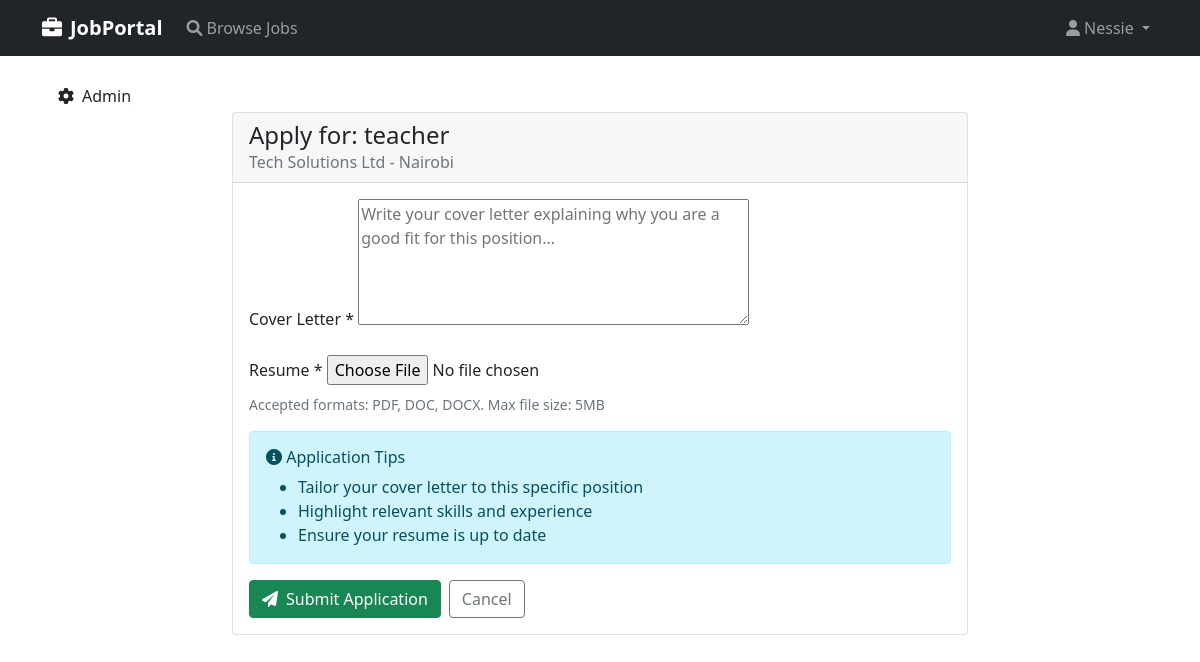
Page /jobs/1/apply/ (signed in) on the committed database.
### users/models.py (models this page shows, shortened)
class CustomUser(AbstractUser):
    USER_TYPES = [
        ('job_seeker', 'Job Seeker'),
        ('employer', 'Employer'),
        ('admin', 'Administrator'),
    ]
    user_type = models.CharField(max_length=20, choices=USER_TYPES, default='job_seeker')
    phone_number = models.CharField(max_length=15, blank=True)
    profile_picture = models.ImageField(upload_to='profile_pics/', blank=True, null=True)

### jobs/models.py (models this page shows, shortened)
class Job(models.Model):
    JOB_TYPES = [
        ('full_time', 'Full Time'),
        ('part_time', 'Part Time'),
        ('contract', 'Contract'),
        ('internship', 'Internship'),
        ('remote', 'Remote'),
    ]
    EXPERIENCE_LEVELS = [
        ('entry', 'Entry Level'),
        ('mid', 'Mid Level'),
        ('senior', 'Senior Level'),
    ]
    title = models.CharField(max_length=200)
    company = models.ForeignKey(Company, on_delete=models.CASCADE)
    employer = models.ForeignKey(settings.AUTH_USER_MODEL, on_delete=models.CASCADE, related_name='jobs')
    description = models.TextField()
    requirements = models.TextField()
    location = models.CharField(max_length=100)
    job_type = models.CharField(max_length=20, choices=JOB_TYPES)
    experience_level = models.CharField(max_length=20, choices=EXPERIENCE_LEVELS, default='entry')
    salary = models.DecimalField(
        max_digits=10,
        decimal_places=2,
        blank=True,
        null=True,
        validators=[MinValueValidator(0)]
    )
    application_deadline = models.DateTimeField()
    is_active = models.BooleanField(default=True)
    created_at = models.DateTimeField(auto_now_add=True)
    updated_at = models.DateTimeField(auto_now=True)
    def is_expired(self):
        return timezone.now() > self.application_deadline
    class Meta:
        ordering = ['-created_at']

class Company(models.Model):
    name = models.CharField(max_length=200)
    description = models.TextField()
    website = models.URLField(blank=True)
    logo = models.ImageField(upload_to='company_logos/', blank=True, null=True)
    created_at = models.DateTimeField(auto_now_add=True)

### jobs/views.py (the view)
# urls.py: path('<int:job_id>/apply/', views.apply_job, name='apply_job'),
@login_required
def apply_job(request, job_id):
    job = get_object_or_404(Job, id=job_id, is_active=True)
    if request.user.user_type != 'job_seeker':
        messages.error(request, 'Only job seekers can apply for jobs.')
        return redirect('job_detail', job_id=job_id)
    if Application.objects.filter(job=job, applicant=request.user).exists():
        messages.warning(request, 'You have already applied for this job.')
        return redirect('job_detail', job_id=job_id)
    if job.is_expired():
        messages.error(request, 'The application deadline for this job has passed.')
        return redirect('job_detail', job_id=job_id)
    if request.method == 'POST':
        form = ApplicationForm(request.POST, request.FILES)
        if form.is_valid():
            application = form.save(commit=False)
            application.job = job
            application.applicant = request.user
            application.save()
            messages.success(request, 'Your application has been submitted successfully!')
            return redirect('job_detail', job_id=job_id)
    else:
        form = ApplicationForm()
    context = {
        'form': form,
        'job': job,
    }
    return render(request, 'jobs/apply_job.html', context)

### jobs/forms.py
class ApplicationForm(forms.ModelForm):
    class Meta:
        model = Application
        fields = ['cover_letter', 'resume']
        widgets = {
            'cover_letter': forms.Textarea(attrs={
                'rows': 5,
                'placeholder': 'Write your cover letter explaining why you are a good fit for this position...'
            }),
        }

### jobs/templates/jobs/apply_job.html (shortened to what this page needs)
{% extends 'jobs/base.html' %}
{% block content %}
<div class="row justify-content-center">
    <div class="col-md-8">
        <div class="card">
            <div class="card-header">
                <h4 class="mb-0">Apply for: {{ job.title }}</h4>
                <p class="text-muted mb-0">{{ job.company.name }} - {{ job.location }}</p>
            </div>
            <div class="card-body">
                <form method="POST" enctype="multipart/form-data">
                    <div class="mb-3">
                        <label class="form-label">Cover Letter *</label>
                        {{ form.cover_letter }}
                    </div>
                    <div class="mb-3">
                        <label class="form-label">Resume *</label>
                        {{ form.resume }}
                        <div class="form-text">Accepted formats: PDF, DOC, DOCX. Max file size: 5MB</div>
                    </div>
                    <div class="alert alert-info">
                        <h6><i class="fas fa-info-circle"></i> Application Tips</h6>
                        <ul class="mb-0">
                            <li>Tailor your cover letter to this specific position</li>
                            <li>Highlight relevant skills and experience</li>
                            <li>Ensure your resume is up to date</li>
                        </ul>
                    </div>
                    <div class="d-flex gap-2">
                        <button type="submit" class="btn btn-success">
                            <i class="fas fa-paper-plane me-2"></i>Submit Application
                        </button>
                        <a href="{% url 'job_detail' job.id %}" class="btn btn-outline-secondary">Cancel</a>
                    </div>
                </form>
            </div>
        </div>
    </div>
</div>
{% endblock %}

### jobs/templates/jobs/base.html (shortened to what this page needs)
<!DOCTYPE html>
<html lang="en">
<head>
    <link href="https://cdn.jsdelivr.net/npm/bootstrap@5.1.3/dist/css/bootstrap.min.css" rel="stylesheet">
    <link rel="stylesheet" href="https://cdnjs.cloudflare.com/ajax/libs/font-awesome/6.0.0/css/all.min.css">
</head>
<body>
   <nav class="navbar navbar-expand-lg navbar-dark bg-dark">
    <div class="container">
        <a class="navbar-brand" href="{% url 'home' %}">
            <i class="fas fa-briefcase me-2"></i>JobPortal
        </a>
        <div class="collapse navbar-collapse" id="navbarNav">
            <ul class="navbar-nav me-auto">
                <li class="nav-item">
                    <a class="nav-link" href="{% url 'job_list' %}">
                        <i class="fas fa-search me-1"></i>Browse Jobs
                    </a>
                </li>
            </ul>
            <ul class="navbar-nav ms-auto">
                {% if user.is_authenticated %}
                <li class="nav-item dropdown">
                    <a class="nav-link dropdown-toggle" href="#" id="navbarDropdown" role="button" data-bs-toggle="dropdown">
                        <i class="fas fa-user me-1"></i>{{ user.username }}
                    </a>
                </li>
                {% endif %}
            </ul>
        </div>
    </div>
</nav>
    <div class="container mt-4">
        <footer>
            <a class="dropdown-item" href="/admin/" target="_blank">
                            <i class="fas fa-cog me-2"></i>Admin
                        </a>
                    </footer>
        {% block content %}
        {% endblock %}
    </div>
</body>
</html>

### jobs/templates/jobs/base.html (style rules this page uses)
.navbar-brand { font-weight: bold; }

### rows in the picture
CustomUser: username "Nessie"
Job: title "teacher", company.name "Tech Solutions Ltd", location "Nairobi"
